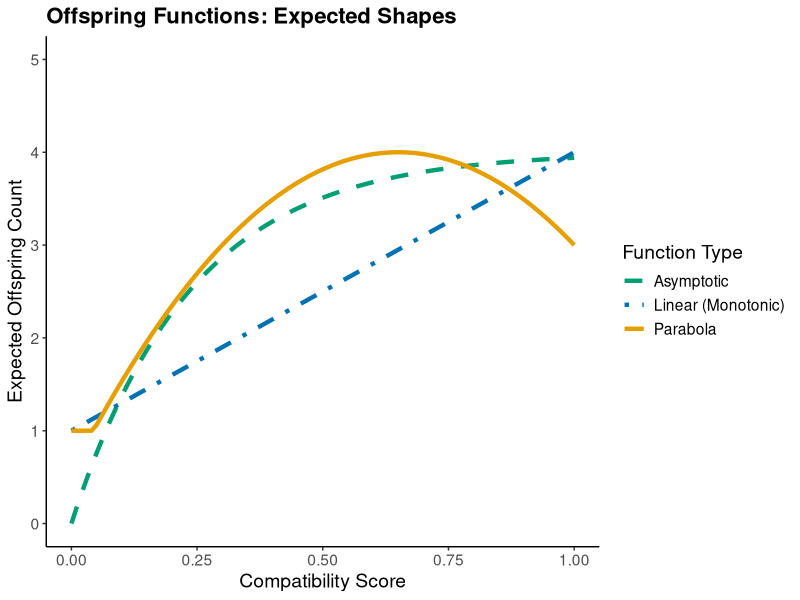
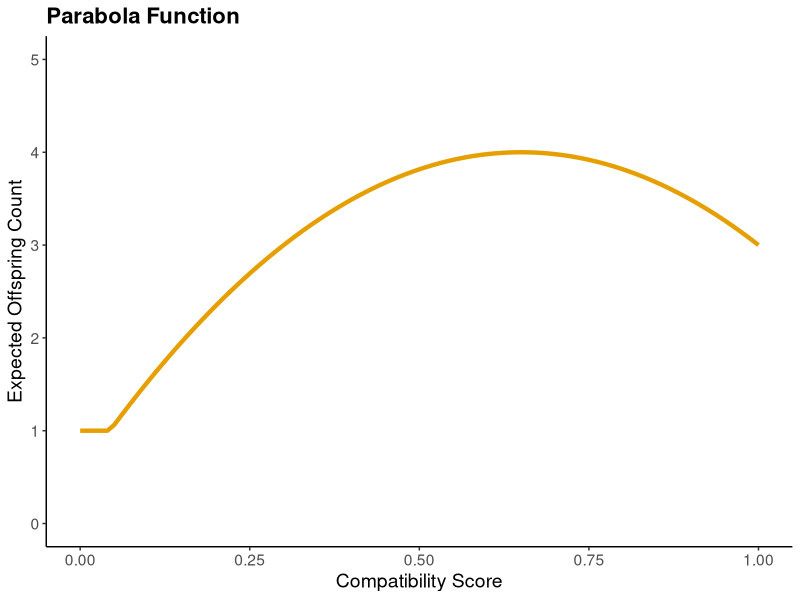
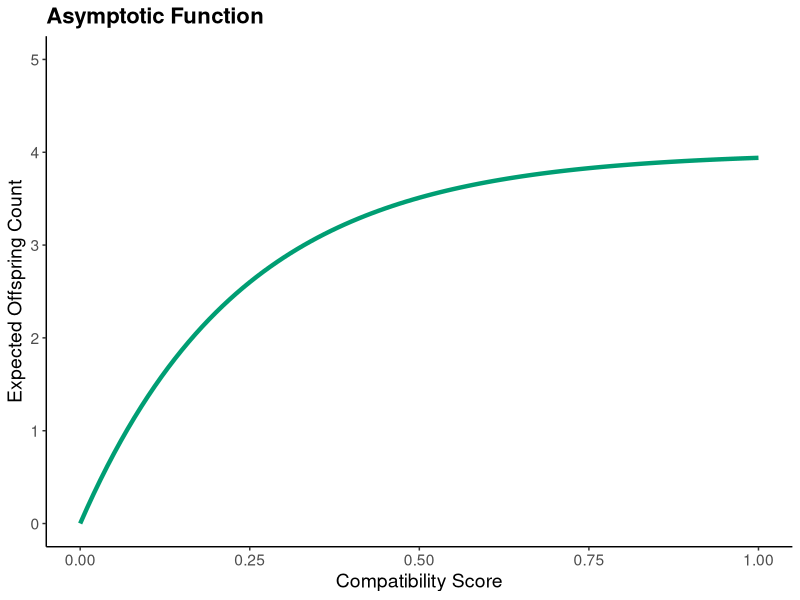
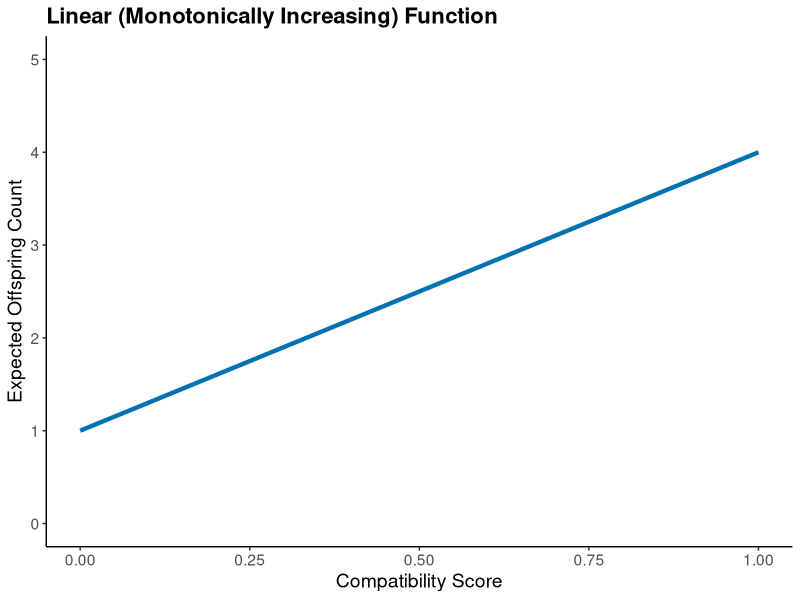

The R script that drew these images, in order:
# R script to create visualization images for the three offspring functions
# Shows how each function should look: parabola, linear (monotonic), and asymptotic

# Try to load ggplot2, install if needed
if (!require("ggplot2", quietly = TRUE)) {
  install.packages("ggplot2", repos = "https://cloud.r-project.org")
  library(ggplot2)
}

# Define the functions matching the Julia code
offspring_parabola <- function(score) {
  peak <- 4.0
  opt <- 0.65
  width <- 0.70
  scale <- 1 - ((score - opt) / width)^2
  base <- peak * pmax(0.0, scale)
  return(pmax(1.0, base))
}

offspring_asymptote <- function(score) {
  max_children <- 4.0
  k <- 4.2
  return(max_children * (1 - exp(-k * score)))
}

offspring_linear <- function(score) {
  min_offspring <- 1.0
  max_offspring <- 4.0
  return(min_offspring + (max_offspring - min_offspring) * score)
}

# Create data for plotting
scores <- seq(0, 1, by = 0.01)
parabola_vals <- offspring_parabola(scores)
asymptote_vals <- offspring_asymptote(scores)
linear_vals <- offspring_linear(scores)

df <- data.frame(
  score = rep(scores, 3),
  offspring = c(parabola_vals, asymptote_vals, linear_vals),
  function_type = rep(c("Parabola", "Asymptotic", "Linear (Monotonic)"), each = length(scores))
)

# Create the plot
p <- ggplot(df, aes(x = score, y = offspring, color = function_type, linetype = function_type)) +
  geom_line(size = 1.5) +
  theme_classic() +
  theme(
    text = element_text(size = 14),
    legend.position = "right",
    plot.title = element_text(size = 16, face = "bold")
  ) +
  labs(
    title = "Offspring Functions: Expected Shapes",
    x = "Compatibility Score",
    y = "Expected Offspring Count",
    color = "Function Type",
    linetype = "Function Type"
  ) +
  scale_color_manual(values = c("Parabola" = "#E69F00", "Asymptotic" = "#009E73", "Linear (Monotonic)" = "#0072B2")) +
  scale_linetype_manual(values = c("Parabola" = "solid", "Asymptotic" = "dashed", "Linear (Monotonic)" = "dotdash")) +
  xlim(0, 1) +
  ylim(0, 5)

# Save the plot
ggsave("function_shapes_visualization.png", p, width = 12, height = 8, dpi = 300)
cat("Saved: function_shapes_visualization.png\n")

# Also create individual plots for each function
# Parabola
p1 <- ggplot(data.frame(score = scores, offspring = parabola_vals), aes(x = score, y = offspring)) +
  geom_line(color = "#E69F00", size = 1.5) +
  theme_classic() +
  theme(text = element_text(size = 14), plot.title = element_text(size = 16, face = "bold")) +
  labs(title = "Parabola Function", x = "Compatibility Score", y = "Expected Offspring Count") +
  xlim(0, 1) + ylim(0, 5)
ggsave("function_parabola.png", p1, width = 8, height = 6, dpi = 300)

# Asymptotic
p2 <- ggplot(data.frame(score = scores, offspring = asymptote_vals), aes(x = score, y = offspring)) +
  geom_line(color = "#009E73", size = 1.5) +
  theme_classic() +
  theme(text = element_text(size = 14), plot.title = element_text(size = 16, face = "bold")) +
  labs(title = "Asymptotic Function", x = "Compatibility Score", y = "Expected Offspring Count") +
  xlim(0, 1) + ylim(0, 5)
ggsave("function_asymptotic.png", p2, width = 8, height = 6, dpi = 300)

# Linear (Monotonic)
p3 <- ggplot(data.frame(score = scores, offspring = linear_vals), aes(x = score, y = offspring)) +
  geom_line(color = "#0072B2", size = 1.5) +
  theme_classic() +
  theme(text = element_text(size = 14), plot.title = element_text(size = 16, face = "bold")) +
  labs(title = "Linear (Monotonically Increasing) Function", x = "Compatibility Score", y = "Expected Offspring Count") +
  xlim(0, 1) + ylim(0, 5)
ggsave("function_linear.png", p3, width = 8, height = 6, dpi = 300)

cat("All function visualization images created successfully!\n")
